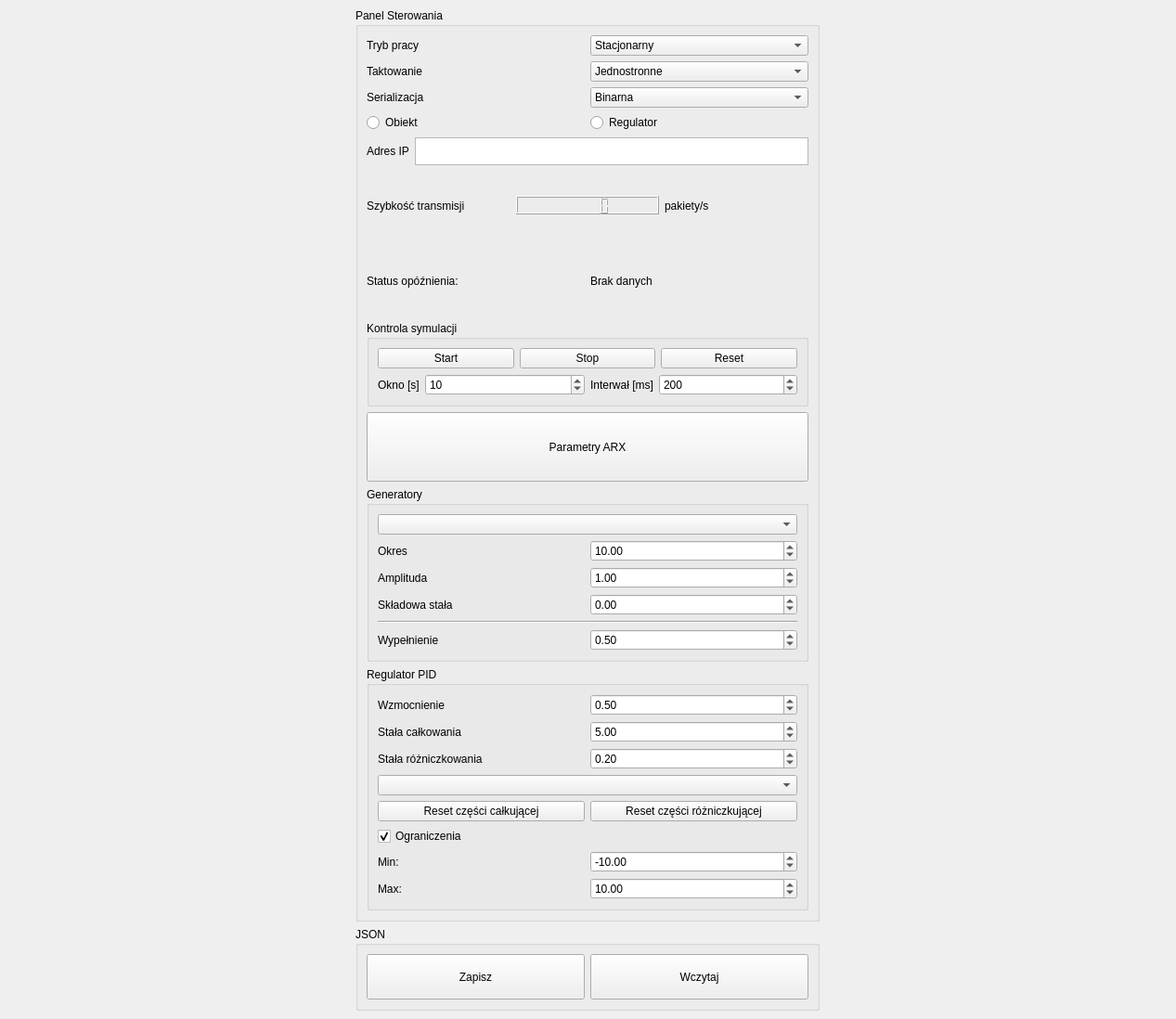
<?xml version="1.0" encoding="UTF-8"?>
<ui version="4.0">
 <class>MainWindow</class>
 <widget class="QMainWindow" name="MainWindow">
  <property name="geometry">
   <rect>
    <x>0</x>
    <y>0</y>
    <width>1267</width>
    <height>1098</height>
   </rect>
  </property>
  <property name="windowTitle">
   <string>MainWindow</string>
  </property>
  <property name="styleSheet">
   <string notr="true"/>
  </property>
  <widget class="QWidget" name="centralwidget">
   <layout class="QHBoxLayout" name="horizontalLayout_2">
    <item>
     <layout class="QVBoxLayout" name="wykresy"/>
    </item>
    <item>
     <layout class="QVBoxLayout" name="verticalLayout" stretch="0,0">
      <property name="sizeConstraint">
       <enum>QLayout::SetDefaultConstraint</enum>
      </property>
      <item>
       <widget class="QGroupBox" name="groupBox">
        <property name="sizePolicy">
         <sizepolicy hsizetype="MinimumExpanding" vsizetype="Preferred">
          <horstretch>0</horstretch>
          <verstretch>0</verstretch>
         </sizepolicy>
        </property>
        <property name="minimumSize">
         <size>
          <width>400</width>
          <height>0</height>
         </size>
        </property>
        <property name="maximumSize">
         <size>
          <width>500</width>
          <height>16777215</height>
         </size>
        </property>
        <property name="title">
         <string>Panel Sterowania </string>
        </property>
        <layout class="QVBoxLayout" name="verticalLayout_3" stretch="0,0,0,0,0,0,0,0">
         <item>
          <layout class="QVBoxLayout" name="verticalLayout_2">
           <item>
            <layout class="QHBoxLayout" name="horizontalLayout_16">
             <item>
              <widget class="QLabel" name="label_4">
               <property name="text">
                <string>Tryb pracy</string>
               </property>
              </widget>
             </item>
             <item>
              <widget class="QComboBox" name="comboBox">
               <item>
                <property name="text">
                 <string>Stacjonarny</string>
                </property>
               </item>
               <item>
                <property name="text">
                 <string>Sieciowy</string>
                </property>
               </item>
              </widget>
             </item>
            </layout>
           </item>
           <item>
            <layout class="QHBoxLayout" name="horizontalLayout_20">
             <item>
              <widget class="QLabel" name="label_11">
               <property name="text">
                <string>Taktowanie</string>
               </property>
              </widget>
             </item>
             <item>
              <widget class="QComboBox" name="taktowanie_comboBox">
               <item>
                <property name="text">
                 <string>Jednostronne</string>
                </property>
               </item>
               <item>
                <property name="text">
                 <string>Obustronne</string>
                </property>
               </item>
              </widget>
             </item>
            </layout>
           </item>
           <item>
            <layout class="QHBoxLayout" name="horizontalLayout_17">
             <item>
              <widget class="QLabel" name="label_5">
               <property name="text">
                <string>Serializacja</string>
               </property>
              </widget>
             </item>
             <item>
              <widget class="QComboBox" name="wybor_serializacji_comboBox">
               <item>
                <property name="text">
                 <string>Binarna</string>
                </property>
               </item>
               <item>
                <property name="text">
                 <string>Tekstowa</string>
                </property>
               </item>
              </widget>
             </item>
            </layout>
           </item>
          </layout>
         </item>
         <item>
          <layout class="QHBoxLayout" name="horizontalLayout_23">
           <item>
            <widget class="QRadioButton" name="server_radioButton">
             <property name="text">
              <string>Obiekt</string>
             </property>
            </widget>
           </item>
           <item>
            <widget class="QRadioButton" name="klient_radioButton">
             <property name="text">
              <string>Regulator</string>
             </property>
            </widget>
           </item>
          </layout>
         </item>
         <item>
          <layout class="QHBoxLayout" name="horizontalLayout_21">
           <item>
            <widget class="QLabel" name="ip_label">
             <property name="maximumSize">
              <size>
               <width>16777215</width>
               <height>20</height>
              </size>
             </property>
             <property name="text">
              <string>Adres IP</string>
             </property>
            </widget>
           </item>
           <item>
            <widget class="QPlainTextEdit" name="ip_adres_wyswietl_TextEdit">
             <property name="maximumSize">
              <size>
               <width>16777215</width>
               <height>30</height>
              </size>
             </property>
             <property name="readOnly">
              <bool>true</bool>
             </property>
             <property name="plainText">
              <string/>
             </property>
            </widget>
           </item>
          </layout>
         </item>
         <item>
          <layout class="QHBoxLayout" name="horizontalLayout_22">
           <item>
            <widget class="QLabel" name="label">
             <property name="text">
              <string>Szybkość transmisji</string>
             </property>
            </widget>
           </item>
           <item>
            <widget class="QLCDNumber" name="lcdNumber">
             <property name="maximumSize">
              <size>
               <width>16777215</width>
               <height>20</height>
              </size>
             </property>
            </widget>
           </item>
           <item>
            <widget class="QLabel" name="label_2">
             <property name="text">
              <string>pakiety/s</string>
             </property>
            </widget>
           </item>
          </layout>
         </item>
         <item>
          <layout class="QHBoxLayout" name="horizontalLayout_sync">
           <item>
            <widget class="QLabel" name="label_sync_title">
             <property name="text">
              <string>Status opóźnienia:</string>
             </property>
            </widget>
           </item>
           <item>
            <widget class="QLabel" name="label_sync_status">
             <property name="text">
              <string>Brak danych</string>
             </property>
            </widget>
           </item>
          </layout>
         </item>
         <item>
          <widget class="QGroupBox" name="groupBox_4">
           <property name="sizePolicy">
            <sizepolicy hsizetype="Preferred" vsizetype="Preferred">
             <horstretch>0</horstretch>
             <verstretch>0</verstretch>
            </sizepolicy>
           </property>
           <property name="maximumSize">
            <size>
             <width>16777215</width>
             <height>150</height>
            </size>
           </property>
           <property name="title">
            <string>Kontrola symulacji</string>
           </property>
           <layout class="QVBoxLayout" name="verticalLayout_9">
            <property name="sizeConstraint">
             <enum>QLayout::SetDefaultConstraint</enum>
            </property>
            <item>
             <layout class="QHBoxLayout" name="horizontalLayout_4">
              <item>
               <widget class="QPushButton" name="start">
                <property name="sizePolicy">
                 <sizepolicy hsizetype="Preferred" vsizetype="Preferred">
                  <horstretch>0</horstretch>
                  <verstretch>0</verstretch>
                 </sizepolicy>
                </property>
                <property name="maximumSize">
                 <size>
                  <width>16777215</width>
                  <height>16777215</height>
                 </size>
                </property>
                <property name="text">
                 <string>Start</string>
                </property>
               </widget>
              </item>
              <item>
               <widget class="QPushButton" name="stop">
                <property name="sizePolicy">
                 <sizepolicy hsizetype="Preferred" vsizetype="Preferred">
                  <horstretch>0</horstretch>
                  <verstretch>0</verstretch>
                 </sizepolicy>
                </property>
                <property name="maximumSize">
                 <size>
                  <width>16777215</width>
                  <height>16777215</height>
                 </size>
                </property>
                <property name="text">
                 <string>Stop</string>
                </property>
               </widget>
              </item>
              <item>
               <widget class="QPushButton" name="reset">
                <property name="sizePolicy">
                 <sizepolicy hsizetype="Preferred" vsizetype="Preferred">
                  <horstretch>0</horstretch>
                  <verstretch>0</verstretch>
                 </sizepolicy>
                </property>
                <property name="maximumSize">
                 <size>
                  <width>16777215</width>
                  <height>16777215</height>
                 </size>
                </property>
                <property name="text">
                 <string>Reset</string>
                </property>
               </widget>
              </item>
             </layout>
            </item>
            <item>
             <layout class="QHBoxLayout" name="horizontalLayout_3">
              <item>
               <layout class="QHBoxLayout" name="horizontalLayout_6">
                <item>
                 <widget class="QLabel" name="label_okno">
                  <property name="sizePolicy">
                   <sizepolicy hsizetype="Maximum" vsizetype="Preferred">
                    <horstretch>0</horstretch>
                    <verstretch>0</verstretch>
                   </sizepolicy>
                  </property>
                  <property name="text">
                   <string>Okno [s]</string>
                  </property>
                 </widget>
                </item>
                <item>
                 <widget class="QDoubleSpinBox" name="okno">
                  <property name="sizePolicy">
                   <sizepolicy hsizetype="Preferred" vsizetype="Preferred">
                    <horstretch>0</horstretch>
                    <verstretch>0</verstretch>
                   </sizepolicy>
                  </property>
                  <property name="maximumSize">
                   <size>
                    <width>16777215</width>
                    <height>16777215</height>
                   </size>
                  </property>
                  <property name="correctionMode">
                   <enum>QAbstractSpinBox::CorrectToPreviousValue</enum>
                  </property>
                  <property name="decimals">
                   <number>0</number>
                  </property>
                  <property name="minimum">
                   <double>5.000000000000000</double>
                  </property>
                  <property name="maximum">
                   <double>50.000000000000000</double>
                  </property>
                  <property name="value">
                   <double>10.000000000000000</double>
                  </property>
                 </widget>
                </item>
               </layout>
              </item>
              <item>
               <layout class="QHBoxLayout" name="horizontalLayout_5">
                <item>
                 <widget class="QLabel" name="label_interwal">
                  <property name="sizePolicy">
                   <sizepolicy hsizetype="Maximum" vsizetype="Preferred">
                    <horstretch>0</horstretch>
                    <verstretch>0</verstretch>
                   </sizepolicy>
                  </property>
                  <property name="text">
                   <string>Interwał [ms]</string>
                  </property>
                 </widget>
                </item>
                <item>
                 <widget class="QDoubleSpinBox" name="interwal">
                  <property name="sizePolicy">
                   <sizepolicy hsizetype="Preferred" vsizetype="Preferred">
                    <horstretch>0</horstretch>
                    <verstretch>0</verstretch>
                   </sizepolicy>
                  </property>
                  <property name="maximumSize">
                   <size>
                    <width>16777215</width>
                    <height>16777215</height>
                   </size>
                  </property>
                  <property name="correctionMode">
                   <enum>QAbstractSpinBox::CorrectToPreviousValue</enum>
                  </property>
                  <property name="decimals">
                   <number>0</number>
                  </property>
                  <property name="minimum">
                   <double>10.000000000000000</double>
                  </property>
                  <property name="maximum">
                   <double>1000.000000000000000</double>
                  </property>
                  <property name="singleStep">
                   <double>10.000000000000000</double>
                  </property>
                  <property name="value">
                   <double>200.000000000000000</double>
                  </property>
                 </widget>
                </item>
               </layout>
              </item>
             </layout>
            </item>
           </layout>
          </widget>
         </item>
         <item>
          <widget class="QPushButton" name="parametryARX">
           <property name="sizePolicy">
            <sizepolicy hsizetype="Preferred" vsizetype="Preferred">
             <horstretch>0</horstretch>
             <verstretch>0</verstretch>
            </sizepolicy>
           </property>
           <property name="minimumSize">
            <size>
             <width>0</width>
             <height>0</height>
            </size>
           </property>
           <property name="maximumSize">
            <size>
             <width>16777215</width>
             <height>90</height>
            </size>
           </property>
           <property name="text">
            <string>Parametry ARX</string>
           </property>
          </widget>
         </item>
         <item>
          <widget class="QGroupBox" name="groupBox_2">
           <property name="sizePolicy">
            <sizepolicy hsizetype="Preferred" vsizetype="Preferred">
             <horstretch>0</horstretch>
             <verstretch>0</verstretch>
            </sizepolicy>
           </property>
           <property name="maximumSize">
            <size>
             <width>16777215</width>
             <height>330</height>
            </size>
           </property>
           <property name="title">
            <string>Generatory</string>
           </property>
           <layout class="QVBoxLayout" name="verticalLayout_7">
            <item>
             <widget class="QComboBox" name="generatorCombo">
              <property name="sizePolicy">
               <sizepolicy hsizetype="Preferred" vsizetype="Preferred">
                <horstretch>0</horstretch>
                <verstretch>0</verstretch>
               </sizepolicy>
              </property>
              <property name="maximumSize">
               <size>
                <width>16777215</width>
                <height>16777215</height>
               </size>
              </property>
              <property name="placeholderText">
               <string>Wybierz generator</string>
              </property>
             </widget>
            </item>
            <item>
             <layout class="QHBoxLayout" name="horizontalLayout_9">
              <item>
               <widget class="QLabel" name="label_6">
                <property name="text">
                 <string>Okres</string>
                </property>
               </widget>
              </item>
              <item>
               <widget class="QDoubleSpinBox" name="okres">
                <property name="sizePolicy">
                 <sizepolicy hsizetype="Preferred" vsizetype="Preferred">
                  <horstretch>0</horstretch>
                  <verstretch>0</verstretch>
                 </sizepolicy>
                </property>
                <property name="suffix">
                 <string/>
                </property>
                <property name="decimals">
                 <number>2</number>
                </property>
                <property name="minimum">
                 <double>1.000000000000000</double>
                </property>
                <property name="maximum">
                 <double>100.000000000000000</double>
                </property>
                <property name="singleStep">
                 <double>1.000000000000000</double>
                </property>
                <property name="value">
                 <double>10.000000000000000</double>
                </property>
               </widget>
              </item>
             </layout>
            </item>
            <item>
             <layout class="QHBoxLayout" name="horizontalLayout_13">
              <item>
               <widget class="QLabel" name="label_9">
                <property name="text">
                 <string>Amplituda</string>
                </property>
               </widget>
              </item>
              <item>
               <widget class="QDoubleSpinBox" name="amplituda">
                <property name="sizePolicy">
                 <sizepolicy hsizetype="Preferred" vsizetype="Preferred">
                  <horstretch>0</horstretch>
                  <verstretch>0</verstretch>
                 </sizepolicy>
                </property>
                <property name="decimals">
                 <number>2</number>
                </property>
                <property name="minimum">
                 <double>0.000000000000000</double>
                </property>
                <property name="maximum">
                 <double>100.000000000000000</double>
                </property>
                <property name="singleStep">
                 <double>1.000000000000000</double>
                </property>
                <property name="value">
                 <double>1.000000000000000</double>
                </property>
               </widget>
              </item>
             </layout>
            </item>
            <item>
             <layout class="QHBoxLayout" name="horizontalLayout_14">
              <item>
               <widget class="QLabel" name="label_8">
                <property name="text">
                 <string>Składowa stała</string>
                </property>
               </widget>
              </item>
              <item>
               <widget class="QDoubleSpinBox" name="skladowaStala">
                <property name="sizePolicy">
                 <sizepolicy hsizetype="Preferred" vsizetype="Preferred">
                  <horstretch>0</horstretch>
                  <verstretch>0</verstretch>
                 </sizepolicy>
                </property>
                <property name="decimals">
                 <number>2</number>
                </property>
                <property name="minimum">
                 <double>-100.000000000000000</double>
                </property>
                <property name="maximum">
                 <double>100.000000000000000</double>
                </property>
                <property name="singleStep">
                 <double>1.000000000000000</double>
                </property>
               </widget>
              </item>
             </layout>
            </item>
            <item>
             <widget class="Line" name="line_2">
              <property name="sizePolicy">
               <sizepolicy hsizetype="Preferred" vsizetype="Fixed">
                <horstretch>0</horstretch>
                <verstretch>0</verstretch>
               </sizepolicy>
              </property>
              <property name="orientation">
               <enum>Qt::Horizontal</enum>
              </property>
             </widget>
            </item>
            <item>
             <layout class="QHBoxLayout" name="horizontalLayout_15">
              <item>
               <widget class="QLabel" name="label_7">
                <property name="text">
                 <string>Wypełnienie</string>
                </property>
               </widget>
              </item>
              <item>
               <widget class="QDoubleSpinBox" name="wypelnienie">
                <property name="sizePolicy">
                 <sizepolicy hsizetype="Preferred" vsizetype="Preferred">
                  <horstretch>0</horstretch>
                  <verstretch>0</verstretch>
                 </sizepolicy>
                </property>
                <property name="maximum">
                 <double>1.000000000000000</double>
                </property>
                <property name="singleStep">
                 <double>0.100000000000000</double>
                </property>
                <property name="value">
                 <double>0.500000000000000</double>
                </property>
               </widget>
              </item>
             </layout>
            </item>
           </layout>
          </widget>
         </item>
         <item>
          <widget class="QGroupBox" name="groupBox_3">
           <property name="sizePolicy">
            <sizepolicy hsizetype="Preferred" vsizetype="Preferred">
             <horstretch>0</horstretch>
             <verstretch>0</verstretch>
            </sizepolicy>
           </property>
           <property name="maximumSize">
            <size>
             <width>16777215</width>
             <height>690</height>
            </size>
           </property>
           <property name="title">
            <string>Regulator PID</string>
           </property>
           <layout class="QVBoxLayout" name="verticalLayout_5">
            <item>
             <layout class="QHBoxLayout" name="horizontalLayout_11">
              <item>
               <widget class="QLabel" name="label_10">
                <property name="text">
                 <string>Wzmocnienie</string>
                </property>
               </widget>
              </item>
              <item>
               <widget class="QDoubleSpinBox" name="wzmocnienie">
                <property name="sizePolicy">
                 <sizepolicy hsizetype="Preferred" vsizetype="Preferred">
                  <horstretch>0</horstretch>
                  <verstretch>0</verstretch>
                 </sizepolicy>
                </property>
                <property name="maximum">
                 <double>100.000000000000000</double>
                </property>
                <property name="singleStep">
                 <double>0.100000000000000</double>
                </property>
                <property name="value">
                 <double>0.500000000000000</double>
                </property>
               </widget>
              </item>
             </layout>
            </item>
            <item>
             <layout class="QHBoxLayout" name="horizontalLayout">
              <item>
               <widget class="QLabel" name="label_12">
                <property name="text">
                 <string>Stała całkowania</string>
                </property>
               </widget>
              </item>
              <item>
               <widget class="QDoubleSpinBox" name="stalaI">
                <property name="sizePolicy">
                 <sizepolicy hsizetype="Preferred" vsizetype="Preferred">
                  <horstretch>0</horstretch>
                  <verstretch>0</verstretch>
                 </sizepolicy>
                </property>
                <property name="maximum">
                 <double>100.000000000000000</double>
                </property>
                <property name="value">
                 <double>5.000000000000000</double>
                </property>
               </widget>
              </item>
             </layout>
            </item>
            <item>
             <layout class="QHBoxLayout" name="horizontalLayout_7">
              <item>
               <widget class="QLabel" name="label_13">
                <property name="text">
                 <string>Stała różniczkowania</string>
                </property>
               </widget>
              </item>
              <item>
               <widget class="QDoubleSpinBox" name="stalaD">
                <property name="sizePolicy">
                 <sizepolicy hsizetype="Preferred" vsizetype="Preferred">
                  <horstretch>0</horstretch>
                  <verstretch>0</verstretch>
                 </sizepolicy>
                </property>
                <property name="maximum">
                 <double>100.000000000000000</double>
                </property>
                <property name="singleStep">
                 <double>0.100000000000000</double>
                </property>
                <property name="value">
                 <double>0.200000000000000</double>
                </property>
               </widget>
              </item>
             </layout>
            </item>
            <item>
             <widget class="QComboBox" name="rodzajCalkowaniaCombo">
              <property name="sizePolicy">
               <sizepolicy hsizetype="Preferred" vsizetype="Preferred">
                <horstretch>0</horstretch>
                <verstretch>0</verstretch>
               </sizepolicy>
              </property>
              <property name="maximumSize">
               <size>
                <width>16777215</width>
                <height>16777215</height>
               </size>
              </property>
              <property name="placeholderText">
               <string>Wybierz tryb całkowania</string>
              </property>
             </widget>
            </item>
            <item>
             <layout class="QHBoxLayout" name="horizontalLayout_18">
              <item>
               <widget class="QPushButton" name="resetCalki">
                <property name="sizePolicy">
                 <sizepolicy hsizetype="Preferred" vsizetype="Preferred">
                  <horstretch>0</horstretch>
                  <verstretch>0</verstretch>
                 </sizepolicy>
                </property>
                <property name="maximumSize">
                 <size>
                  <width>16777215</width>
                  <height>16777215</height>
                 </size>
                </property>
                <property name="text">
                 <string>Reset części całkującej</string>
                </property>
               </widget>
              </item>
              <item>
               <widget class="QPushButton" name="resetRozniczki">
                <property name="text">
                 <string>Reset części różniczkującej</string>
                </property>
               </widget>
              </item>
             </layout>
            </item>
            <item>
             <layout class="QHBoxLayout" name="horizontalLayout_10">
              <item>
               <widget class="QCheckBox" name="ograniczenia">
                <property name="sizePolicy">
                 <sizepolicy hsizetype="Preferred" vsizetype="Fixed">
                  <horstretch>0</horstretch>
                  <verstretch>0</verstretch>
                 </sizepolicy>
                </property>
                <property name="maximumSize">
                 <size>
                  <width>16777215</width>
                  <height>16777215</height>
                 </size>
                </property>
                <property name="text">
                 <string>Ograniczenia</string>
                </property>
                <property name="checked">
                 <bool>true</bool>
                </property>
                <property name="tristate">
                 <bool>false</bool>
                </property>
               </widget>
              </item>
             </layout>
            </item>
            <item>
             <layout class="QHBoxLayout" name="horizontalLayout_19">
              <item>
               <widget class="QLabel" name="label_14">
                <property name="sizePolicy">
                 <sizepolicy hsizetype="Preferred" vsizetype="Preferred">
                  <horstretch>0</horstretch>
                  <verstretch>0</verstretch>
                 </sizepolicy>
                </property>
                <property name="text">
                 <string>Min:</string>
                </property>
               </widget>
              </item>
              <item>
               <widget class="QDoubleSpinBox" name="ograniczeniaMin">
                <property name="sizePolicy">
                 <sizepolicy hsizetype="Preferred" vsizetype="Preferred">
                  <horstretch>0</horstretch>
                  <verstretch>0</verstretch>
                 </sizepolicy>
                </property>
                <property name="decimals">
                 <number>2</number>
                </property>
                <property name="minimum">
                 <double>-100.000000000000000</double>
                </property>
                <property name="maximum">
                 <double>100.000000000000000</double>
                </property>
                <property name="value">
                 <double>-10.000000000000000</double>
                </property>
               </widget>
              </item>
             </layout>
            </item>
            <item>
             <layout class="QHBoxLayout" name="horizontalLayout_8">
              <item>
               <widget class="QLabel" name="label_3">
                <property name="sizePolicy">
                 <sizepolicy hsizetype="Preferred" vsizetype="Preferred">
                  <horstretch>0</horstretch>
                  <verstretch>0</verstretch>
                 </sizepolicy>
                </property>
                <property name="text">
                 <string>Max:</string>
                </property>
               </widget>
              </item>
              <item>
               <widget class="QDoubleSpinBox" name="ograniczeniaMax">
                <property name="sizePolicy">
                 <sizepolicy hsizetype="Preferred" vsizetype="Preferred">
                  <horstretch>0</horstretch>
                  <verstretch>0</verstretch>
                 </sizepolicy>
                </property>
                <property name="decimals">
                 <number>2</number>
                </property>
                <property name="minimum">
                 <double>-100.000000000000000</double>
                </property>
                <property name="maximum">
                 <double>100.000000000000000</double>
                </property>
                <property name="value">
                 <double>10.000000000000000</double>
                </property>
               </widget>
              </item>
             </layout>
            </item>
           </layout>
          </widget>
         </item>
        </layout>
       </widget>
      </item>
      <item>
       <widget class="QGroupBox" name="groupBox_5">
        <property name="sizePolicy">
         <sizepolicy hsizetype="Preferred" vsizetype="MinimumExpanding">
          <horstretch>0</horstretch>
          <verstretch>0</verstretch>
         </sizepolicy>
        </property>
        <property name="maximumSize">
         <size>
          <width>16777215</width>
          <height>90</height>
         </size>
        </property>
        <property name="title">
         <string>JSON</string>
        </property>
        <layout class="QHBoxLayout" name="horizontalLayout_12">
         <item>
          <widget class="QPushButton" name="jsonZapisz">
           <property name="sizePolicy">
            <sizepolicy hsizetype="Preferred" vsizetype="Preferred">
             <horstretch>0</horstretch>
             <verstretch>0</verstretch>
            </sizepolicy>
           </property>
           <property name="maximumSize">
            <size>
             <width>16777215</width>
             <height>60</height>
            </size>
           </property>
           <property name="text">
            <string>Zapisz</string>
           </property>
          </widget>
         </item>
         <item>
          <widget class="QPushButton" name="jsonWczytaj">
           <property name="sizePolicy">
            <sizepolicy hsizetype="Preferred" vsizetype="Preferred">
             <horstretch>0</horstretch>
             <verstretch>0</verstretch>
            </sizepolicy>
           </property>
           <property name="maximumSize">
            <size>
             <width>16777215</width>
             <height>60</height>
            </size>
           </property>
           <property name="text">
            <string>Wczytaj</string>
           </property>
          </widget>
         </item>
        </layout>
       </widget>
      </item>
     </layout>
    </item>
   </layout>
  </widget>
 </widget>
 <resources/>
 <connections/>
</ui>
